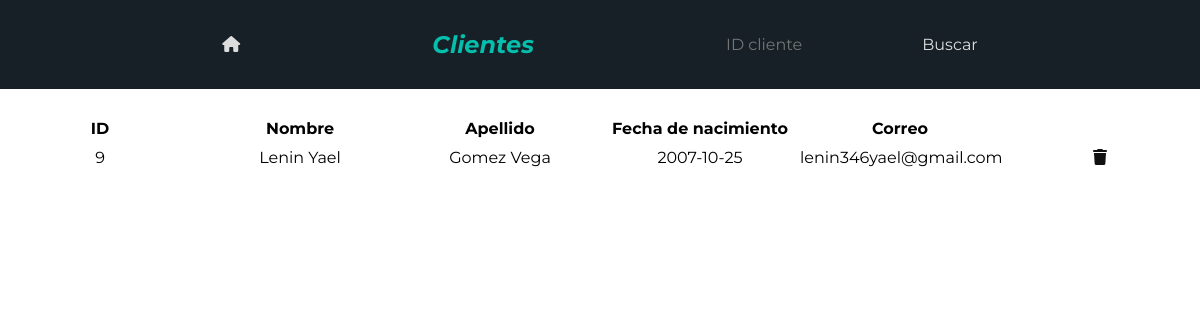
The app's page /views/cliente.php?id=9 with its own data.
### tables this page shows
CREATE TABLE `cliente` (
  `id_cliente` int(11) NOT NULL,
  `nombre_cliente` varchar(20) DEFAULT NULL,
  `apellido_cliente` varchar(30) DEFAULT NULL,
  `fecha_nacimiento_cliente` date DEFAULT NULL,
  `correo_cliente` varchar(60) DEFAULT NULL,
  `contrasena_cliente` varchar(30) DEFAULT NULL
);

### views/cliente.php (the view, shortened to what this page needs)
<?php
$con = connection();
$sql1 = "SELECT * FROM cliente".(isset($_GET["id"]) ? " WHERE id_cliente = {$_GET["id"]}":"");
$cliente = $con->query($sql1);
?>
<!DOCTYPE html>
<html lang="es">
<head>
    <link rel="stylesheet" href="../css/styles.css">
</head>
<body>
    <header class="header header--text-white header--color-blue header--title-blue">
        <a href="index.php"><i class="fa-solid fa-house"></i></a>
        <h2>Clientes</h2>
        <form action="../php/cliente/buscar_cliente.php" method="POST">
            <input id="id_buscar_cliente" name="id_buscar_cliente" type="number" placeholder="ID cliente">
            <input value="Buscar" type="submit">
        </form>
    </header>
    <table class="table">
        <thead>
            <th>ID</th>
            <th>Nombre</th>
            <th>Apellido</th>
            <th>Fecha de nacimiento</th>
            <th>Correo</th>
        </thead>
        <tbody>
        <?php
            while($fila = $cliente->fetch_assoc()){
                echo "
                <tr>
                    <td>{$fila["id_cliente"]}</td>
                    <td>{$fila["nombre_cliente"]}</td>
                    <td>{$fila["apellido_cliente"]}</td>
                    <td>{$fila["fecha_nacimiento_cliente"]}</td>
                    <td>{$fila["correo_cliente"]}</td>
                    <td><a href='eliminar_cliente.php?id={$fila["id_cliente"]}'><i class='fa-solid fa-trash'></i></a></td>
                </tr>
                ";
            }
        ?>
        </tbody>
    </table>
</body>
</html>

### css/styles.css (style rules this page uses)
* { margin: 0; padding: 0; box-sizing: border-box; font-family: Montserrat; }
.header { display: flex; justify-content: space-evenly; align-items: center; flex-wrap: wrap; padding: 30px; }
.header h2 { font-style: italic; }
.header a { text-decoration: none; }
.header input { all: unset; }
.header--text-white * { color: #ddd; }
.header--color-blue { background-color: #172026; }
.header--title-blue h2 { color: #04BFAD }
.table { border-spacing: 0 10px; text-align: center; table-layout: fixed; width: 100%; margin-top: 20px; }
.table a { color: #111; text-decoration: none; margin: 0 10px; }

### records on screen
cliente: id_cliente "9", nombre_cliente "Lenin Yael", apellido_cliente "Gomez Vega", fecha_nacimiento_cliente "2007-10-25", correo_cliente "lenin346yael@gmail.com"
